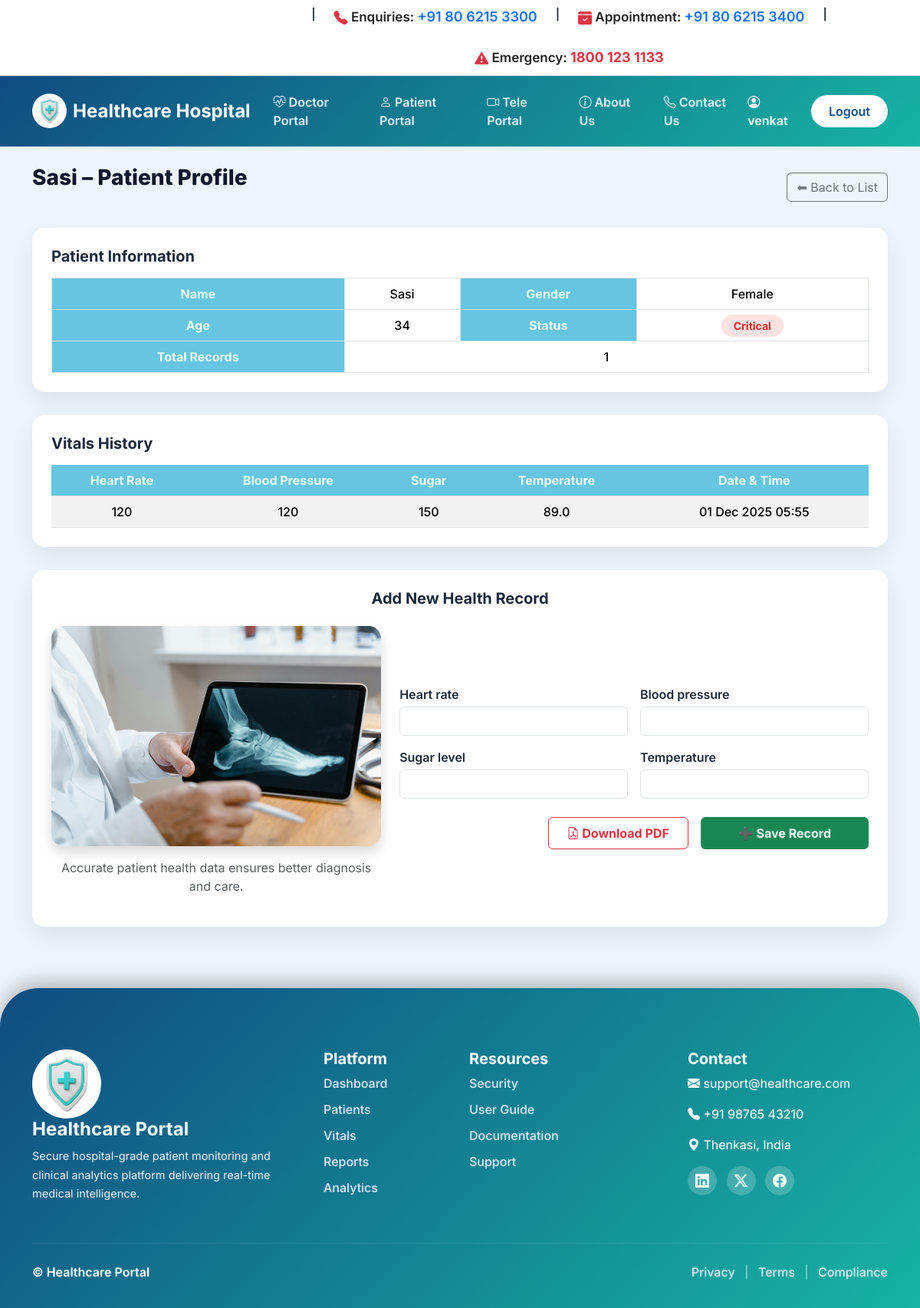
The page /patients/7/ (signed in) on the database its author committed.
### patients/models.py (models this page shows, shortened)
class Patient(models.Model):
    GENDER_CHOICES = [
        ('Male', 'Male'),
        ('Female', 'Female'),
        ('Other', 'Other')
    ]
    name = models.CharField(max_length=200)
    age = models.PositiveIntegerField()
    gender = models.CharField(max_length=10, choices=GENDER_CHOICES)
    contact = models.CharField(max_length=20)
    address = models.TextField()
    created_at = models.DateTimeField(default=timezone.now)

class HealthRecord(models.Model):
    patient = models.ForeignKey(Patient, on_delete=models.CASCADE)
    heart_rate = models.PositiveIntegerField()
    blood_pressure = models.CharField(max_length=50)
    sugar_level = models.PositiveIntegerField()
    temperature = models.FloatField()
    updated_at = models.DateTimeField(auto_now=True)

### patients/views.py (the view, shortened to what this page needs)
# urls.py: path('patients/<int:pk>/', views.patient_detail, name='patient_detail'),
def patient_detail(request, pk):
    if not request.session.get("logged_in"):
        return redirect("login")
    patient = get_object_or_404(Patient, pk=pk)
    records = HealthRecord.objects.filter(patient=patient).order_by('-updated_at')
    form = HealthForm()
    return render(request, "patient_detail.html", {
        "patient": patient,
        "records": records,
        "form": form
    })

### patients/forms.py
class HealthForm(forms.ModelForm):
    class Meta:
        model = HealthRecord
        fields = ['heart_rate', 'blood_pressure', 'sugar_level', 'temperature']
        widgets = {
            'heart_rate': forms.NumberInput(attrs={'class': 'form-control'}),
            'blood_pressure': forms.TextInput(attrs={'class': 'form-control'}),
            'sugar_level': forms.NumberInput(attrs={'class': 'form-control'}),
            'temperature': forms.NumberInput(attrs={'class': 'form-control'}),
        }

### patients/templates/patient_detail.html (shortened to what this page needs)
{% extends "base.html" %}
{% load static %}
{% block content %}
<div class="d-flex justify-content-between align-items-center mb-4">
    <h2 class="page-title">
        {{ patient.name }} – Patient Profile
    </h2>
    <a href="{% url 'patient_list' %}" class="btn btn-outline-secondary">
        ⬅ Back to List
    </a>
</div>
<div class="table-section">
    <h5 class="fw-bold mb-3">Patient Information</h5>
    <table class="table table-bordered mb-0">
        <tr>
            <th>Name</th>
            <td>{{ patient.name }}</td>
            <th>Gender</th>
            <td>{{ patient.gender }}</td>
        </tr>
        <tr>
            <th>Age</th>
            <td>{{ patient.age }}</td>
            <th>Status</th>
            <td>
                {% if records.last.heart_rate and records.last.heart_rate > 100 %}
                    <span class="status-badge status-critical">Critical</span>
                {% else %}
                    <span class="status-badge status-stable">Stable</span>
                {% endif %}
            </td>
        </tr>
        <tr>
            <th>Total Records</th>
            <td colspan="3">{{ records|length }}</td>
        </tr>
    </table>
</div>
<div class="table-section">
    <h5 class="fw-bold mb-3">Vitals History</h5>
    <div class="table-responsive">
        <table class="table table-striped table-hover mb-0">
            <thead>
                <tr>
                    <th>Heart Rate</th>
                    <th>Blood Pressure</th>
                    <th>Sugar</th>
                    <th>Temperature</th>
                    <th>Date & Time</th>
                </tr>
            </thead>
            <tbody>
                {% for r in records %}
                <tr>
                    <td>{{ r.heart_rate|default:"--" }}</td>
                    <td>{{ r.blood_pressure|default:"--" }}</td>
                    <td>{{ r.sugar_level|default:"--" }}</td>
                    <td>{{ r.temperature|default:"--" }}</td>
                    <td>{{ r.updated_at|date:"d M Y H:i" }}</td>
                </tr>
                {% empty %}
                <tr>
                    <td colspan="5" class="text-center text-muted">
                        No health records found
                    </td>
                </tr>
                {% endfor %}
            </tbody>
        </table>
    </div>
</div>
<div class="table-section">
    <h5 class="fw-bold mb-4 text-center">Add New Health Record</h5>
    <div class="row align-items-center g-4">
        <div class="col-lg-5 text-center">
            <img src="/static/images/pic17.jpg"
                 alt="Health Record"
                 class="img-fluid rounded-4 shadow"
                 style="max-height: 320px;">
            <p class="text-muted mt-3">
                Accurate patient health data ensures better diagnosis and care.
            </p>
        </div>
        <div class="col-lg-7">
            <form method="POST">
                <div class="row g-3">
                    {% for field in form %}
                    <div class="col-md-6">
                        <label class="fw-semibold mb-1">
                            {{ field.label }}
                        </label>
                        {{ field }}
                    </div>
                    {% endfor %}
                </div>
                <div class="d-flex justify-content-end gap-3 mt-4">
                  <a href="{% url 'patient_pdf' patient.id %}"
                    class="btn btn-outline-danger px-4 py-2 fw-bold">
                    <i class="bi bi-file-earmark-pdf"></i> Download PDF
                    </a>
                    <button type="submit"
                            class="btn btn-success px-5 py-2 fw-bold">
                        ➕ Save Record
                    </button>
                </div>
            </form>
        </div>
    </div>
</div>
{% endblock %}

### patients/templates/base.html (shortened to what this page needs)
{% load static %}
<!DOCTYPE html>
<html lang="en">
<head>
    <link href="https://cdn.jsdelivr.net/npm/bootstrap@5.3.3/dist/css/bootstrap.min.css" rel="stylesheet">
    <link href="https://cdn.jsdelivr.net/npm/bootstrap-icons@1.11.1/font/bootstrap-icons.css" rel="stylesheet">
</head>
<body>
<div class="top-header py-2 border-bottom">
  <div class="container">
    <div class="row align-items-center text-center text-lg-start">
      <div class="col-lg-9 mb-2 mb-lg-0">
        <div class="d-flex flex-wrap justify-content-center gap-4 small fw-semibold">
            |
          <span>
            <i class="bi bi-telephone-fill text-danger"></i>
            Enquiries: <span class="text-primary">+91 80 6215 3300</span>
          </span> |
          <span>
            <i class="bi bi-calendar-check-fill text-danger"></i>
            Appointment: <span class="text-primary">+91 80 6215 3400</span>
          </span>|
          <span>
            <i class="bi bi-exclamation-triangle-fill text-danger"></i>
            Emergency: <span class="text-danger fw-bold">1800 123 1133</span>
          </span>
        </div>
      </div>
    </div>
  </div>
</div>
<nav class="navbar navbar-expand-lg navbar-dark medical-navbar">
  <div class="container">
    <a class="navbar-brand d-flex align-items-center gap-2" href="{% url 'overview' %}">
      <img src="{% static 'images/name1.jpg' %}"
           style="width:45px;height:45px;border-radius:50%;background:#fff;padding:4px">
      Healthcare Hospital
    </a>
    <div class="collapse navbar-collapse" id="mainNavbar">
      <ul class="navbar-nav mx-auto">
        <li class="nav-item">
          <a class="nav-link" href="{% url 'doctor_portal' %}">
            <i class="bi bi-heart-pulse"></i> Doctor Portal
          </a>
        </li>
        <li class="nav-item">
          <a class="nav-link" href="{% url 'patient_portal' %}">
            <i class="bi bi-person"></i> Patient Portal
          </a>
        </li>
        <li class="nav-item">
          <a class="nav-link" href="{% url 'tele_portal' %}">
            <i class="bi bi-camera-video"></i> Tele Portal
          </a>
        </li>
        <li class="nav-item">
          <a class="nav-link" href="{% url 'about' %}">
            <i class="bi bi-info-circle"></i> About Us
          </a>
        </li>
        <li class="nav-item">
          <a class="nav-link" href="{% url 'contact' %}">
            <i class="bi bi-telephone"></i> Contact Us
          </a>
        </li>
      </ul>
      {% if user.is_authenticated %}
        <span class="text-white fw-semibold me-3">
          <i class="bi bi-person-circle"></i> {{ user.username }}
        </span>
        <a href="{% url 'logout' %}" class="btn btn-nav">Logout</a>
      {% else %}
        <a href="{% url 'login' %}" class="btn btn-nav">Login</a>
      {% endif %}
    </div>
  </div>
</nav>
<main class="container mt-4 mb-5">
    {% block content %}{% endblock %}
</main>
<footer class="medical-footer">
  <div class="container">
    <div class="row gy-4">
      <div class="col-lg-4">
        <div class="footer-brand">
          <img src="{% static 'images/name1.jpg' %}">
          <h4>Healthcare Portal</h4>
          <p>
            Secure hospital-grade patient monitoring and clinical analytics
            platform delivering real-time medical intelligence.
          </p>
        </div>
      </div>
      <div class="col-lg-2 col-md-6">
        <h5>Platform</h5>
        <ul>
          <li><a href="{% url 'overview' %}">Dashboard</a></li>
          <li><a href="#">Patients</a></li>
          <li><a href="#">Vitals</a></li>
          <li><a href="#">Reports</a></li>
          <li><a href="#">Analytics</a></li>
        </ul>
      </div>
      <div class="col-lg-3 col-md-6">
        <h5>Resources</h5>
        <ul>
          <li><a href="#">Security</a></li>
          <li><a href="#">User Guide</a></li>
          <li><a href="#">Documentation</a></li>
          <li><a href="#">Support</a></li>
        </ul>
      </div>
      <div class="col-lg-3">
        <h5>Contact</h5>
        <p><i class="bi bi-envelope-fill"></i> support@healthcare.com</p>
        <p><i class="bi bi-telephone-fill"></i> +91 98765 43210</p>
        <p><i class="bi bi-geo-alt-fill"></i> Thenkasi, India</p>
        <div class="footer-social mt-2">
          <a href="#"><i class="bi bi-linkedin"></i></a>
          <a href="#"><i class="bi bi-twitter-x"></i></a>
          <a href="#"><i class="bi bi-facebook"></i></a>
        </div>
      </div>
    </div>
    <hr>
    <div class="footer-bottom">
      <p>© {{ now|date:"Y" }} Healthcare Portal</p>
      <div class="footer-bottom-links">
        <a href="#">Privacy</a>
        <span>|</span>
        <a href="#">Terms</a>
        <span>|</span>
        <a href="#">Compliance</a>
      </div>
    </div>
  </div>
</footer>
</body>
</html>

### patients/templates/base.html (style rules this page uses)
:root { --primary:#0f4c81; --accent:#17b3a3; --dark:#0f172a; --light:#f8fafc; --glass:rgba(255,255,255,.95); }
body { background:#eef4fb; font-family:'Inter','Segoe UI',sans-serif; color:#1e293b; }
.top-header { background-color: #ffffff; font-size: 17px; }
.top-header span { font-size: 17px; color: #222; }
.top-header i { font-size: 18px; vertical-align: middle; }
.top-header .text-primary { font-size: 18px; font-weight: 600; }
.top-header .text-danger { font-size: 18px; font-weight: 700; }
.top-header .fw-semibold { gap: 16px; }
.medical-navbar { background:linear-gradient(135deg,var(--primary),var(--accent)); padding:14px 0; position:sticky; top:0; z-index:1200; }
.navbar-brand { font-size:24px; font-weight:700; }
.nav-link { color:#e0f2fe !important; font-weight:600; margin:0 6px; }
.btn-nav { background:#fff; color:var(--primary); border-radius:30px; padding:8px 22px; font-weight:600; }
main { min-height:70vh; }
.medical-footer { background:linear-gradient(135deg,var(--primary),var(--accent)); color:#fff; padding:80px 0 35px; margin-top:80px; border-top-left-radius:50px; border-top-right-radius:50px; box-shadow:0 -8px 25px rgba(0,0,0,.25); }
.medical-footer h4, .medical-footer h5 { font-weight:700; }
.medical-footer ul { list-style:none; padding:0; }
.medical-footer ul li { margin-bottom:10px; }
.medical-footer a { color:#dbeafe; text-decoration:none; font-weight:500; }
.footer-brand img { width:90px; height:90px; border-radius:50%; background:#fff; padding:4px; }
.footer-brand p { opacity:.9; font-size:14.5px; line-height:1.7; }
.footer-social a { display:inline-flex; align-items:center; justify-content:center; width:38px; height:38px; border-radius:50%; background:rgba(255,255,255,.2); margin-right:8px; color:#fff; font-size:18px; transition:.3s; }
.medical-footer hr { border-color:rgba(255,255,255,.35); margin:35px 0 25px; }
.footer-bottom { display:flex; justify-content:space-between; align-items:center; flex-wrap:wrap; gap:12px; }
.footer-bottom p { margin:0; font-weight:600; }
.footer-bottom-links span { margin:0 8px; opacity:.6; }

### patients/templates/patient_detail.html (style rules this page uses)
.page-title { font-size: 28px; font-weight: 800; margin-bottom: 25px; color: #0f172a; }
.table-section { background: #ffffff; border-radius: 16px; padding: 25px; box-shadow: 0 12px 30px rgba(0,0,0,0.08); margin-bottom: 30px; }
.table th { background: #66c5e0; color: #ffffff; font-weight: 700; text-align: center; vertical-align: middle; }
.table td { text-align: center; vertical-align: middle; font-weight: 500; }
.status-badge { padding: 6px 16px; border-radius: 30px; font-weight: 700; font-size: 14px; }
.status-critical { background: #fee2e2; color: #dc2626; }

### rows shown on the page
Patient: name "Sasi", gender "Female", age "34"
HealthRecord: heart_rate "120", blood_pressure "120", sugar_level "150", temperature "89.0", updated_at "01 Dec 2025 05:55"

### other values the page prints
{{ user.username }} "venkat"
{{ records|length }} "1"
{{ field.label }} "Heart rate" "Blood pressure" "Sugar level" "Temperature"
